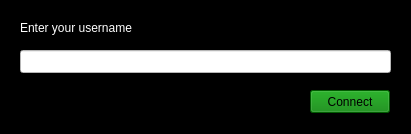
<?xml version="1.0" encoding="UTF-8"?>
<ui version="4.0">
 <class>Form</class>
 <widget class="QWidget" name="Form">
  <property name="geometry">
   <rect>
    <x>0</x>
    <y>0</y>
    <width>411</width>
    <height>134</height>
   </rect>
  </property>
  <property name="windowTitle">
   <string>BattleShip - Atahan Caldir &amp; Musa Berkay Kocabasoglu</string>
  </property>
  <property name="styleSheet">
   <string notr="true">background:black;</string>
  </property>
  <widget class="QLineEdit" name="lineEdit">
   <property name="geometry">
    <rect>
     <x>20</x>
     <y>50</y>
     <width>371</width>
     <height>23</height>
    </rect>
   </property>
   <property name="styleSheet">
    <string notr="true">background:white;</string>
   </property>
  </widget>
  <widget class="QLabel" name="label">
   <property name="geometry">
    <rect>
     <x>20</x>
     <y>20</y>
     <width>151</width>
     <height>16</height>
    </rect>
   </property>
   <property name="styleSheet">
    <string notr="true">color:white;</string>
   </property>
   <property name="text">
    <string>Enter your username</string>
   </property>
  </widget>
  <widget class="QPushButton" name="pushButton">
   <property name="geometry">
    <rect>
     <x>310</x>
     <y>90</y>
     <width>80</width>
     <height>23</height>
    </rect>
   </property>
   <property name="styleSheet">
    <string notr="true">background:green;</string>
   </property>
   <property name="text">
    <string>Connect</string>
   </property>
  </widget>
 </widget>
 <resources/>
 <connections/>
</ui>
